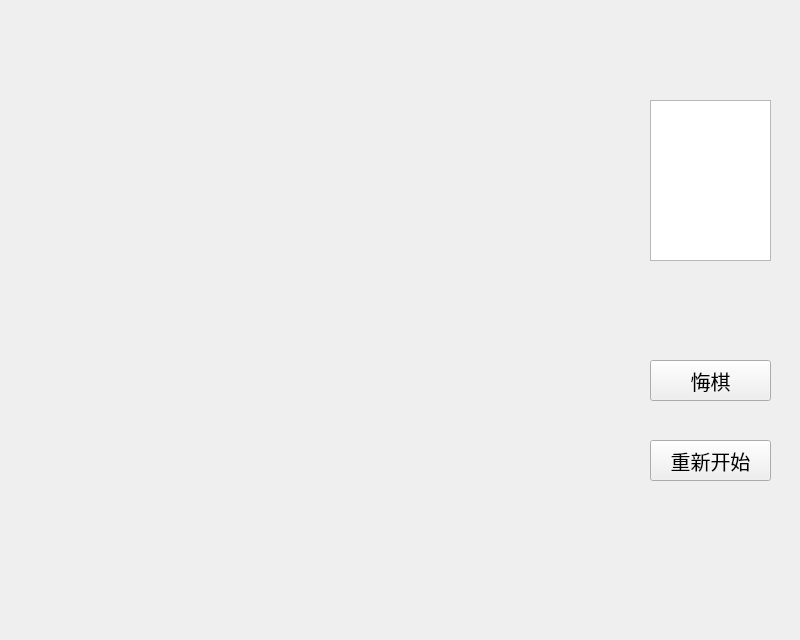
<?xml version="1.0" encoding="UTF-8"?>
<ui version="4.0">
 <class>ChessBoard</class>
 <widget class="QWidget" name="ChessBoard">
  <property name="geometry">
   <rect>
    <x>0</x>
    <y>0</y>
    <width>800</width>
    <height>640</height>
   </rect>
  </property>
  <property name="windowTitle">
   <string>ChessBoard</string>
  </property>
  <widget class="QPushButton" name="rollbackButton">
   <property name="geometry">
    <rect>
     <x>650</x>
     <y>360</y>
     <width>121</width>
     <height>41</height>
    </rect>
   </property>
   <property name="font">
    <font>
     <pointsize>15</pointsize>
    </font>
   </property>
   <property name="text">
    <string>悔棋</string>
   </property>
  </widget>
  <widget class="QPushButton" name="restartButton">
   <property name="geometry">
    <rect>
     <x>650</x>
     <y>440</y>
     <width>121</width>
     <height>41</height>
    </rect>
   </property>
   <property name="font">
    <font>
     <pointsize>15</pointsize>
    </font>
   </property>
   <property name="text">
    <string>重新开始</string>
   </property>
  </widget>
  <widget class="QPlainTextEdit" name="plainTextEdit">
   <property name="geometry">
    <rect>
     <x>650</x>
     <y>100</y>
     <width>121</width>
     <height>161</height>
    </rect>
   </property>
  </widget>
 </widget>
 <resources/>
 <connections/>
</ui>
